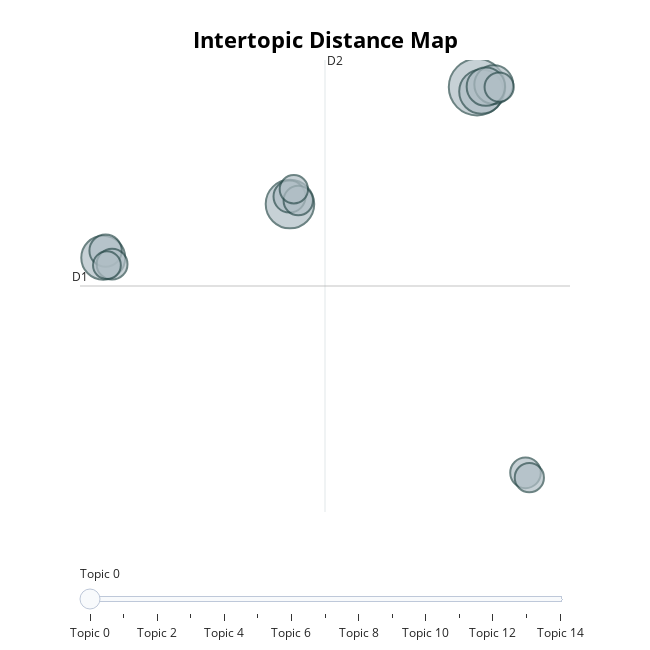

Notebook cell for this chart:
### Code cell
model.visualize_topics()

### Figure 1 — Plotly figure (JSON) as saved in the notebook; plotly's stock layout.template omitted (floating-point values rounded to 4 significant figures)
{"data": [{"customdata": [[0, "health | care | insurance | health care | health insurance", 2166], [1, "nuclear | iran | weapons | sanctions | iranian", 1594], [2, "education | college | students | schools | teachers", 1332], [3, "president | obama | president obama | president president | president president president", 1307], [4, "congress | republicans | senate | bipartisan | house", 1021], [5, "shes | woman | said | parks | years", 996], [6, "governor | romney | governor romney | ms | lehrer", 707], [7, "israel | palestinians | israels | israelis | palestinian", 695], [8, "qualified | hes | highly qualified | qualifications | highly", 644], [9, "energy | clean | clean energy | oil | solar", 632], [10, "afghanistan | afghan | troops | iraq | forces", 586], [11, "change | climate | climate change | carbon | emissions", 578], [12, "deficit | spending | budget | cuts | trillion", 578], [13, "cuba | cuban | cuban people | cubans | castro", 544], [14, "right | right right | true | right right right | young lady", 524]], "hovertemplate": "<b>Topic %{customdata[0]}</b><br>Words: %{customdata[1]}<br>Size: %{customdata[2]}", "legendgroup": "", "marker": {"color": "#B0BEC5", "line": {"color": "DarkSlateGrey", "width": 2}, "size": [2166, 1594, 1332, 1307, 1021, 996, 707, 695, 644, 632, 586, 578, 578, 544, 524], "sizemode": "area", "sizeref": 1.354, "symbol": "circle"}, "mode": "markers", "name": "", "orientation": "v", "showlegend": false, "type": "scatter", "x": [15.9, 2.302, 16.21, -11.26, 17.11, 16.53, -11.09, 2.271, -10.62, 19.42, 2.907, 19.69, 17.5, 2.585, -11.0], "xaxis": "x", "y": [9.411, 2.591, 9.15, -0.5409, 9.558, 9.437, -0.1233, 3.032, -0.9105, -13.08, 2.796, -13.36, 9.415, 3.457, -0.9733], "yaxis": "y"}], "layout": {"annotations": [{"showarrow": false, "text": "D1", "x": -12.95, "y": -2.186, "yshift": 10}, {"showarrow": false, "text": "D2", "x": 4.848, "xshift": 10, "y": 10.99}], "height": 650, "hoverlabel": {"bgcolor": "white", "font": {"family": "Rockwell", "size": 16}}, "legend": {"itemsizing": "constant", "tracegroupgap": 0}, "margin": {"t": 60}, "shapes": [{"line": {"color": "#CFD8DC", "width": 2}, "type": "line", "x0": 4.848, "x1": 4.848, "y0": -15.36, "y1": 10.99}, {"line": {"color": "#9E9E9E", "width": 2}, "type": "line", "x0": -12.95, "x1": 22.65, "y0": -2.186, "y1": -2.186}], "sliders": [{"active": 0, "pad": {"t": 50}, "steps": [{"args": [{"marker.color": [["red", "#B0BEC5", "#B0BEC5", "#B0BEC5", "#B0BEC5", "#B0BEC5", "#B0BEC5", "#B0BEC5", "#B0BEC5", "#B0BEC5", "#B0BEC5", "#B0BEC5", "#B0BEC5", "#B0BEC5", "#B0BEC5"]]}], "label": "Topic 0", "method": "update"}, {"args": [{"marker.color": [["#B0BEC5", "red", "#B0BEC5", "#B0BEC5", "#B0BEC5", "#B0BEC5", "#B0BEC5", "#B0BEC5", "#B0BEC5", "#B0BEC5", "#B0BEC5", "#B0BEC5", "#B0BEC5", "#B0BEC5", "#B0BEC5"]]}], "label": "Topic 1", "method": "update"}, {"args": [{"marker.color": [["#B0BEC5", "#B0BEC5", "red", "#B0BEC5", "#B0BEC5", "#B0BEC5", "#B0BEC5", "#B0BEC5", "#B0BEC5", "#B0BEC5", "#B0BEC5", "#B0BEC5", "#B0BEC5", "#B0BEC5", "#B0BEC5"]]}], "label": "Topic 2", "method": "update"}, {"args": [{"marker.color": [["#B0BEC5", "#B0BEC5", "#B0BEC5", "red", "#B0BEC5", "#B0BEC5", "#B0BEC5", "#B0BEC5", "#B0BEC5", "#B0BEC5", "#B0BEC5", "#B0BEC5", "#B0BEC5", "#B0BEC5", "#B0BEC5"]]}], "label": "Topic 3", "method": "update"}, {"args": [{"marker.color": [["#B0BEC5", "#B0BEC5", "#B0BEC5", "#B0BEC5", "red", "#B0BEC5", "#B0BEC5", "#B0BEC5", "#B0BEC5", "#B0BEC5", "#B0BEC5", "#B0BEC5", "#B0BEC5", "#B0BEC5", "#B0BEC5"]]}], "label": "Topic 4", "method": "update"}, {"args": [{"marker.color": [["#B0BEC5", "#B0BEC5", "#B0BEC5", "#B0BEC5", "#B0BEC5", "red", "#B0BEC5", "#B0BEC5", "#B0BEC5", "#B0BEC5", "#B0BEC5", "#B0BEC5", "#B0BEC5", "#B0BEC5", "#B0BEC5"]]}], "label": "Topic 5", "method": "update"}, {"args": [{"marker.color": [["#B0BEC5", "#B0BEC5", "#B0BEC5", "#B0BEC5", "#B0BEC5", "#B0BEC5", "red", "#B0BEC5", "#B0BEC5", "#B0BEC5", "#B0BEC5", "#B0BEC5", "#B0BEC5", "#B0BEC5", "#B0BEC5"]]}], "label": "Topic 6", "method": "update"}, {"args": [{"marker.color": [["#B0BEC5", "#B0BEC5", "#B0BEC5", "#B0BEC5", "#B0BEC5", "#B0BEC5", "#B0BEC5", "red", "#B0BEC5", "#B0BEC5", "#B0BEC5", "#B0BEC5", "#B0BEC5", "#B0BEC5", "#B0BEC5"]]}], "label": "Topic 7", "method": "update"}, {"args": [{"marker.color": [["#B0BEC5", "#B0BEC5", "#B0BEC5", "#B0BEC5", "#B0BEC5", "#B0BEC5", "#B0BEC5", "#B0BEC5", "red", "#B0BEC5", "#B0BEC5", "#B0BEC5", "#B0BEC5", "#B0BEC5", "#B0BEC5"]]}], "label": "Topic 8", "method": "update"}, {"args": [{"marker.color": [["#B0BEC5", "#B0BEC5", "#B0BEC5", "#B0BEC5", "#B0BEC5", "#B0BEC5", "#B0BEC5", "#B0BEC5", "#B0BEC5", "red", "#B0BEC5", "#B0BEC5", "#B0BEC5", "#B0BEC5", "#B0BEC5"]]}], "label": "Topic 9", "method": "update"}, {"args": [{"marker.color": [["#B0BEC5", "#B0BEC5", "#B0BEC5", "#B0BEC5", "#B0BEC5", "#B0BEC5", "#B0BEC5", "#B0BEC5", "#B0BEC5", "#B0BEC5", "red", "#B0BEC5", "#B0BEC5", "#B0BEC5", "#B0BEC5"]]}], "label": "Topic 10", "method": "update"}, {"args": [{"marker.color": [["#B0BEC5", "#B0BEC5", "#B0BEC5", "#B0BEC5", "#B0BEC5", "#B0BEC5", "#B0BEC5", "#B0BEC5", "#B0BEC5", "#B0BEC5", "#B0BEC5", "red", "#B0BEC5", "#B0BEC5", "#B0BEC5"]]}], "label": "Topic 11", "method": "update"}, {"args": [{"marker.color": [["#B0BEC5", "#B0BEC5", "#B0BEC5", "#B0BEC5", "#B0BEC5", "#B0BEC5", "#B0BEC5", "#B0BEC5", "#B0BEC5", "#B0BEC5", "#B0BEC5", "#B0BEC5", "red", "#B0BEC5", "#B0BEC5"]]}], "label": "Topic 12", "method": "update"}, {"args": [{"marker.color": [["#B0BEC5", "#B0BEC5", "#B0BEC5", "#B0BEC5", "#B0BEC5", "#B0BEC5", "#B0BEC5", "#B0BEC5", "#B0BEC5", "#B0BEC5", "#B0BEC5", "#B0BEC5", "#B0BEC5", "red", "#B0BEC5"]]}], "label": "Topic 13", "method": "update"}, {"args": [{"marker.color": [["#B0BEC5", "#B0BEC5", "#B0BEC5", "#B0BEC5", "#B0BEC5", "#B0BEC5", "#B0BEC5", "#B0BEC5", "#B0BEC5", "#B0BEC5", "#B0BEC5", "#B0BEC5", "#B0BEC5", "#B0BEC5", "red"]]}], "label": "Topic 14", "method": "update"}]}], "title": {"font": {"color": "Black", "size": 22}, "text": "<b>Intertopic Distance Map", "x": 0.5, "xanchor": "center", "y": 0.95, "yanchor": "top"}, "width": 650, "xaxis": {"anchor": "y", "domain": [0, 1], "range": [-12.95, 22.65], "title": {"text": ""}, "visible": false}, "yaxis": {"anchor": "x", "domain": [0, 1], "range": [-15.36, 10.99], "title": {"text": ""}, "visible": false}}}
